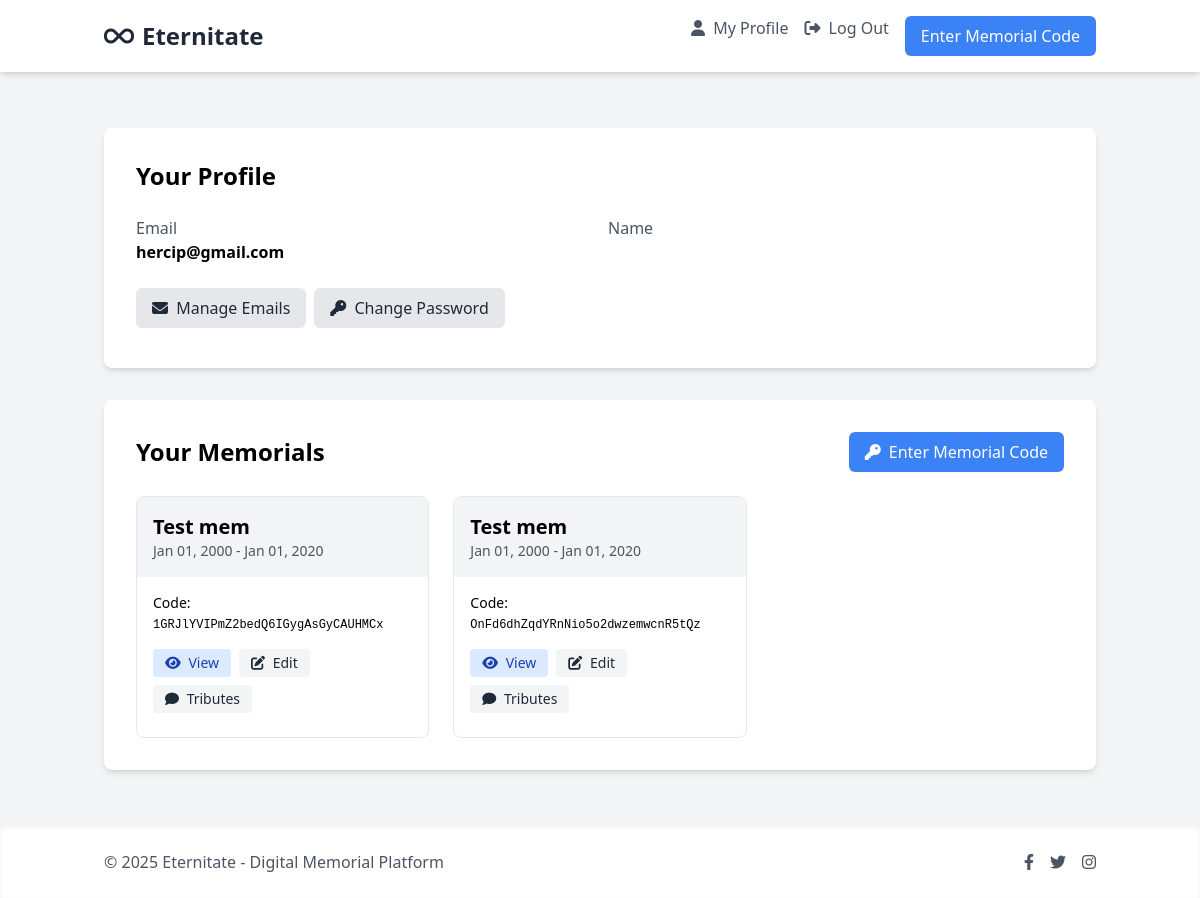
/accounts/profile/ (signed in), run on an earlier commit of the app's database.
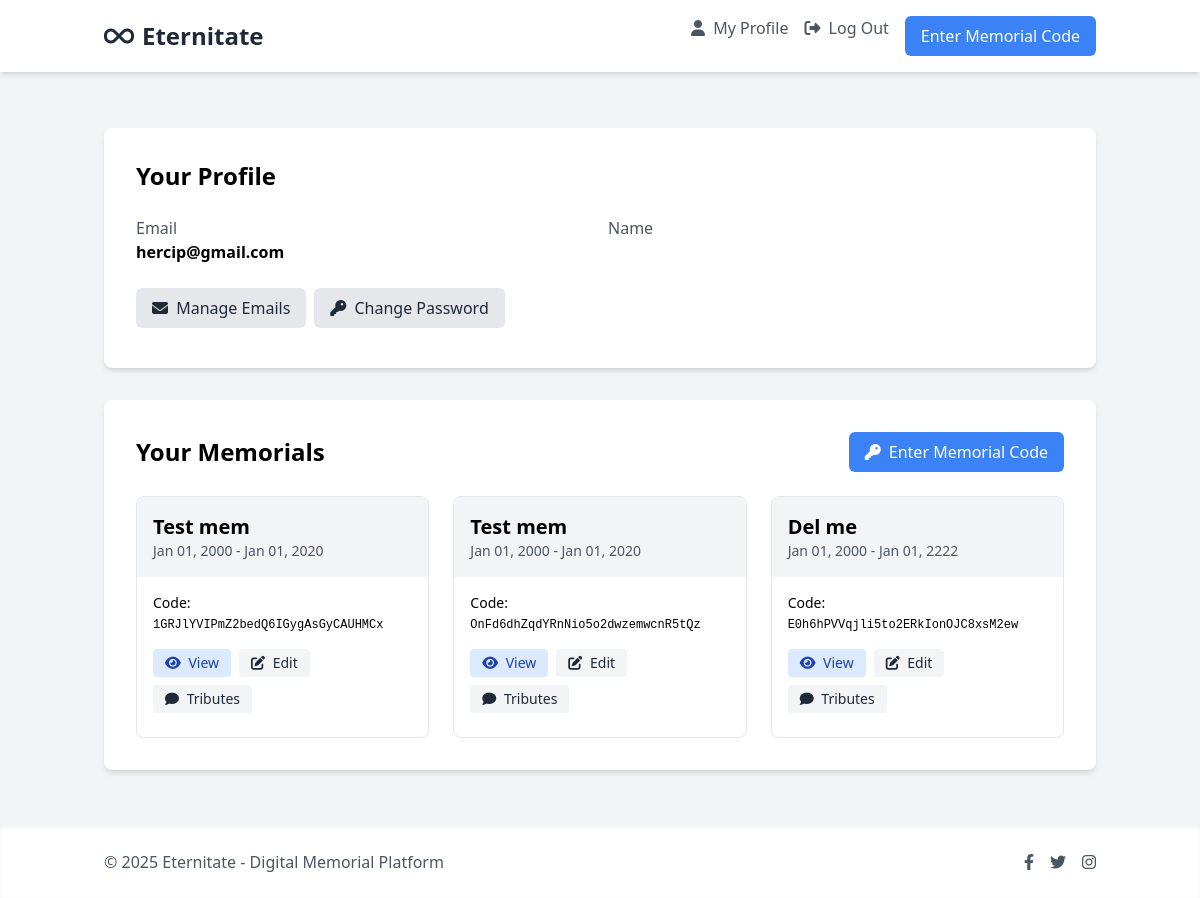
And on a later commit of the database.
### memorials/models.py (models this page shows, shortened)
class Memorial(models.Model):
    owner = models.ForeignKey(User, related_name='memorials', on_delete=models.CASCADE)
    profile_code = models.OneToOneField(ProfileCode, on_delete=models.CASCADE, related_name='memorial')
    full_name = models.CharField(max_length=255)
    birth_date = models.DateField(null=True, blank=True)
    death_date = models.DateField(null=True, blank=True)
    biography = models.TextField(blank=True)
    allow_tributes = models.BooleanField(default=True)
    created_at = models.DateTimeField(auto_now_add=True)
    updated_at = models.DateTimeField(auto_now=True)

class ProfileCode(models.Model):
    code = models.CharField(max_length=32, unique=True)
    is_claimed = models.BooleanField(default=False)
    created_at = models.DateTimeField(auto_now_add=True)

### accounts/views.py (the view)
# urls.py: path('profile/', views.profile_view, name='profile'),
@login_required
def profile_view(request):
    user_memorials = Memorial.objects.filter(owner=request.user)
    context = {
        'user': request.user,
        'memorials': user_memorials,
    }
    return render(request, 'accounts/profile.html', context)

### templates/accounts/profile.html (shortened to what this page needs)
{% extends 'base.html' %}
{% load i18n %}
{% block content %}
<div class="container mx-auto py-8 fade-in">
    <div class="bg-white rounded-lg shadow-md p-8 mb-8">
        <h1 class="text-2xl font-bold mb-6">{% trans "Your Profile" %}</h1>
        <div class="grid grid-cols-1 md:grid-cols-2 gap-4 mb-6">
            <div>
                <p class="text-gray-600">{% trans "Email" %}</p>
                <p class="font-semibold">{{ user.email }}</p>
            </div>
            <div>
                <p class="text-gray-600">{% trans "Name" %}</p>
            </div>
        </div>
        <div class="flex flex-wrap">
            <a href="{% url 'account_email' %}" class="bg-gray-200 hover:bg-gray-300 text-gray-800 rounded-md px-4 py-2 mr-2 mb-2 transition">
                <i class="fas fa-envelope mr-1"></i> {% trans "Manage Emails" %}
            </a>
            <a href="{% url 'account_change_password' %}" class="bg-gray-200 hover:bg-gray-300 text-gray-800 rounded-md px-4 py-2 mr-2 mb-2 transition">
                <i class="fas fa-key mr-1"></i> {% trans "Change Password" %}
            </a>
        </div>
    </div>
    <div class="bg-white rounded-lg shadow-md p-8">
        <div class="flex justify-between items-center mb-6">
            <h2 class="text-2xl font-bold">{% trans "Your Memorials" %}</h2>
            <a href="{% url 'memorials:enter_code' %}" class="bg-blue-500 hover:bg-blue-600 text-white px-4 py-2 rounded-md transition inline-block">
                <i class="fas fa-key mr-1"></i> {% trans "Enter Memorial Code" %}
            </a>
        </div>
        {% if memorials %}
            <div class="grid grid-cols-1 md:grid-cols-2 lg:grid-cols-3 gap-6">
                {% for memorial in memorials %}
                    <div class="border rounded-lg overflow-hidden transition hover:shadow-lg">
                        <div class="bg-gray-100 p-4">
                            <h3 class="text-xl font-semibold truncate">{{ memorial.full_name }}</h3>
                            <p class="text-sm text-gray-600">
                                {% if memorial.birth_date %}{{ memorial.birth_date|date:"M d, Y" }}{% else %}—{% endif %} -
                                {% if memorial.death_date %}{{ memorial.death_date|date:"M d, Y" }}{% else %}—{% endif %}
                            </p>
                        </div>
                        <div class="p-4">
                            <div class="text-sm mb-4">
                                <span class="font-medium">{% trans "Code" %}:</span>
                                <span class="font-mono text-xs">{{ memorial.profile_code.code }}</span>
                            </div>
                            <div class="flex flex-wrap">
                                <a href="{% url 'memorials:memorial_detail' code=memorial.profile_code.code %}" class="bg-blue-100 hover:bg-blue-200 text-blue-800 text-sm rounded px-3 py-1 mr-2 mb-2">
                                    <i class="fas fa-eye mr-1"></i> {% trans "View" %}
                                </a>
                                <a href="{% url 'memorials:edit_memorial' code=memorial.profile_code.code %}" class="bg-gray-100 hover:bg-gray-200 text-gray-800 text-sm rounded px-3 py-1 mr-2 mb-2">
                                    <i class="fas fa-edit mr-1"></i> {% trans "Edit" %}
                                </a>
                                <a href="{% url 'memorials:manage_tributes' code=memorial.profile_code.code %}" class="bg-gray-100 hover:bg-gray-200 text-gray-800 text-sm rounded px-3 py-1 mb-2">
                                    <i class="fas fa-comment mr-1"></i> {% trans "Tributes" %}
                                </a>
                            </div>
                        </div>
                    </div>
                {% endfor %}
            </div>
        {% endif %}
    </div>
</div>
{% endblock %}

What changed in the data, as far as the page shows it:
added Memorial: full_name "Del me", birth_date "Jan 01, 2000", death_date "Jan 01, 2222", profile_code.code "E0h6hPVVqjli5to2ERkIonOJC8xsM2ew"
